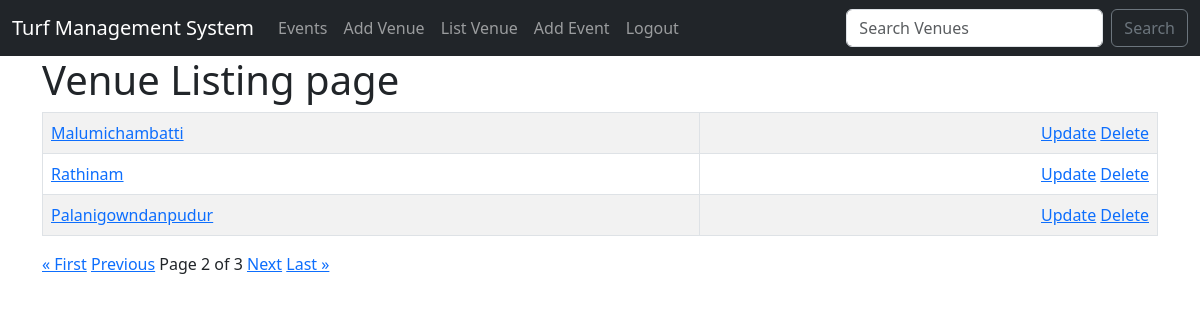
/list_venue/?page=2 (signed in), run on the app's committed database.
### events/models.py (models this page shows)
class Venue_DB(models.Model):
    name = models.CharField('venue name',max_length=100)
    address = models.CharField('address',max_length=100)
    pin_code = models.CharField('pin code',max_length=15,blank=True)
    phone = models.CharField("phone number",max_length=15,blank=True)
    web = models.URLField("Website Address",blank=True)
    email_address = models.EmailField('EmailField',blank=True)
    owner = models.IntegerField('owner id' , blank=False, default=1)
    venue_image = models.ImageField('image',blank=True,upload_to='images/')
    def __str__(self):
        return self.name

### events/views.py (the view)
# urls.py: path('list_venue/',views.list_venue,name='list-venue'),
def list_venue(request):
    venue_list = models.Venue_DB.objects.all()
    p=Paginator(models.Venue_DB.objects.all(),3)
    page = request.GET.get('page')
    venue = p.get_page(page)
    context = {'venue_list':venue_list,'venue':venue}
    return render(request , 'events/list_venue.html',context)

### events/templates/events/list_venue.html
{% extends "events/base.html" %}
{% block content %}
    <h1>Venue Listing page</h1>
    {% if user.is_authenticated %}
    <table class="table table-striped table-hover table-bordered">
        {% for venu in venue %}
            <tr>
                <td>
                    <a href="{% url 'venue' venu.id %}">{{ venu }}</a>
                </td>
                <td align="right"><a href="{% url 'update-venue' venu.id %}">Update</a>
                    <a href="{% url 'delete-venue' venu.id %}">Delete</a>
                </td>
            </tr>
        {% endfor %}
        </table>
{% if venue.has_previous %}
<a href="?page=1">&laquo First</a>
<a href="?page={{ venue.previous_page_number }}">Previous</a>
{% endif %}
Page {{ venue.number }} of {{ venue.paginator.num_pages }}
{% if venue.has_next %}
<a href="?page={{ venue.next_page_number }}">Next</a>
<a href="?page={{ venue.paginator.num_pages }}">Last &raquo </a>
{% endif %}
 {% else %}
 You need to login for accessing this page
 <button type="submit" ><a href="{% url 'log-in' %}">Click Here to Login</a></button>
 {% endif %}
    <br>
{% endblock %}

### data on the page
Venue_DB: name "Malumichambatti"
Venue_DB: name "Rathinam"
Venue_DB: name "Palanigowndanpudur"

### other printed values
{{ venue.number }} "2"
{{ venue.paginator.num_pages }} "3"
